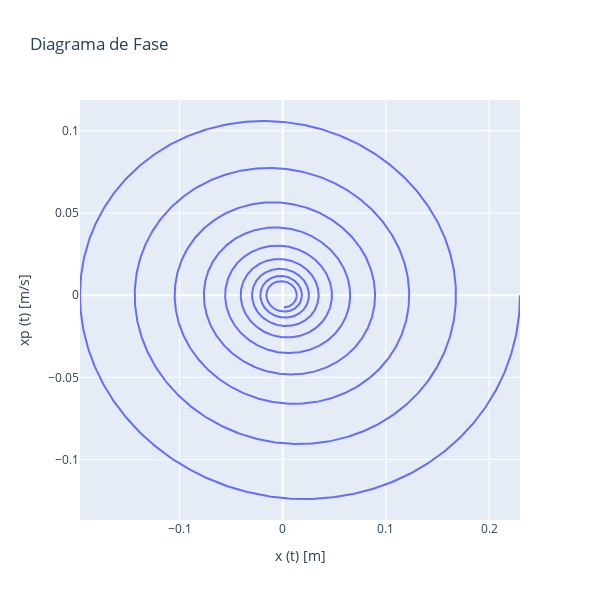

The cell this chart's notebook holds for it:
### Markdown cell above
# Diagrama de fase

### Code cell
# plt.figure(figsize=(5,5), dpi= 100, facecolor='w', edgecolor='k')
# plt.plot(f_res.y[0,:], f_res.y[1,:])
# plt.ylabel('xp (t) [m/s]')
# plt.xlabel('x (t) [m]')
# plt.grid()

# Cria a figura e adiciona a curva
fig = go.Figure()
fig.add_trace(go.Scatter(x=f_res.y[0,:], y=f_res.y[1,:], name='diag. fase'))

# Define o título do gráfico e dos eixos
fig.update_layout(title='Diagrama de Fase', xaxis_title='x (t) [m]', yaxis_title='xp (t) [m/s]', width=600, height=600)
fig.show()

### Figure 1 — Plotly figure (JSON) as saved in the notebook; plotly's stock layout.template omitted (floating-point values rounded to 4 significant figures; data arrays with more than 128 entries replaced by an {"elided": "..."} marker saying what was removed)
{"data": [{"name": "diag. fase", "type": "scatter", "x": {"elided": "5000 float values"}, "y": {"elided": "5000 float values"}}], "layout": {"height": 600, "title": {"text": "Diagrama de Fase"}, "width": 600, "xaxis": {"title": {"text": "x (t) [m]"}}, "yaxis": {"title": {"text": "xp (t) [m/s]"}}}}
